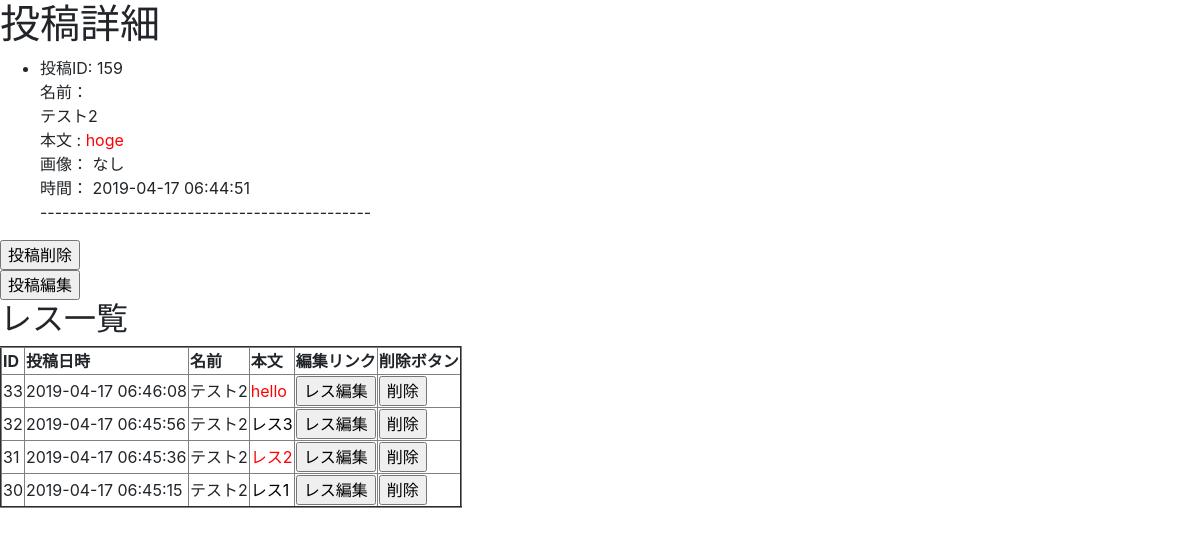
/admin/postdetail.php?id=159, run on the app's committed database.
### tables this page shows
CREATE TABLE `posts` (
  `id` int(11) NOT NULL AUTO_INCREMENT,
  `name` varchar(10) NOT NULL,
  `comment` varchar(100) NOT NULL,
  `color` varchar(6) NOT NULL,
  `password` varchar(60) DEFAULT NULL,
  `picture` varchar(100) DEFAULT NULL,
  `user_id` int(11) DEFAULT NULL,
  `created_at` timestamp NOT NULL DEFAULT CURRENT_TIMESTAMP,
  PRIMARY KEY (`id`)
);

CREATE TABLE `users` (
  `id` int(11) NOT NULL AUTO_INCREMENT,
  `name` varchar(25) NOT NULL,
  `login_id` varchar(255) NOT NULL,
  `password` varchar(255) NOT NULL,
  `picture` varchar(100) DEFAULT NULL,
  `comment` varchar(60) DEFAULT NULL,
  `created_at` timestamp NOT NULL DEFAULT CURRENT_TIMESTAMP,
  PRIMARY KEY (`id`),
  UNIQUE KEY `login_id` (`login_id`)
);

CREATE TABLE `replies` (
  `id` int(11) NOT NULL AUTO_INCREMENT,
  `name` varchar(25) NOT NULL,
  `comment` varchar(100) NOT NULL,
  `color` varchar(6) NOT NULL,
  `password` varchar(100) DEFAULT NULL,
  `picture` varchar(100) DEFAULT NULL,
  `user_id` int(11) DEFAULT NULL,
  `post_id` int(11) NOT NULL,
  `created_at` timestamp NOT NULL DEFAULT CURRENT_TIMESTAMP,
  PRIMARY KEY (`id`)
);

### admin/postdetail.php (called while the page is built, shortened)
<?php
require_once('../function/function.php');
require_once('../models/ReplyRepository.php');
$database = db_connect();
$user_repository = new UserRepository($database);
$post_repository = new PostRepository($database);
$reply_repository = new ReplyRepository($database);
$current_user_name = $user_repository->fetchById($post_repository->fetchById($_GET['id'])['user_id']);
$post = $post_repository->fetchById($_GET['id']);
$reply_posts = $reply_repository->fetchByPostId($post['id']);
$reply_posts = $reply_repository->fetchByPostId($post['id']);
$user_ids = [];
foreach ($reply_posts as $reply_post) {
    if (isset($reply_post['user_id'])) {
        $user_ids[] = $reply_post['user_id'];
    }
}
if (!empty($user_ids)) {
    $users = $user_repository->fetchByIds($user_ids);
    $user_names = array_column($users, 'name', 'id');
}
include('../admin/views/postdetail.php');

### models/BaseRepository.php (called while the page is built, shortened)
<?php
class BaseRepository
{
    protected $database;
    protected $table_name;
    public function __construct($database)
    {
        $this->database = $database;
    }
    public function fetchById($id)
    {
        $sql = "SELECT * FROM `{$this->table_name}` WHERE id = :id";
        $statement = $this->database->prepare($sql);
        $statement->bindParam(':id', $id);
        $statement->execute();
        return $statement->fetch(PDO::FETCH_ASSOC);
    }
    public function fetchByIds($ids)
    {
        $sanitized_ids = [];
        foreach ($ids as $id) {
            $sanitized_ids[] = (int)$id;
        }
        $sql = "SELECT * FROM `{$this->table_name}` WHERE id IN (".implode(',', $sanitized_ids).")";
        $statement = $this->database->prepare($sql);
        $statement->execute();
        return $statement->fetchAll(PDO::FETCH_ASSOC);
    }
}

### models/ReplyRepository.php (called while the page is built, shortened)
<?php
require_once('BaseRepository.php');
class ReplyRepository extends BaseRepository
{
    public function fetchByPostId($post_id)
    {
        $sql = 'SELECT * FROM replies WHERE post_id = :post_id ORDER BY created_at DESC';
        $statement = $this->database->prepare($sql);
        $statement->bindParam(':post_id', $post_id);
        $statement->execute();
        return $statement->fetchAll(PDO::FETCH_ASSOC);
    }
}

### function/function.php (called while the page is built, shortened)
<?php
function h($s)
{
    return htmlspecialchars($s, ENT_QUOTES, "UTF-8");
}

### admin/views/postdetail.php (the view, shortened to what this page needs)
<?php
    include('../admin/views/layouts/header.php');
?>
    <h1>投稿詳細</h1>
    <ul>
        <li>
            投稿ID:
            <?php echo $post['id'] ?><br />
            名前：
            <div id="post_name">
            <?php if (!empty($post['user_id'])) : ?>
                <?php echo h($current_user_name['name']); ?><br />
            <?php else : ?>
                <?php echo h($post['name']) ?><br />
            <?php endif ?>
            </div>
            本文 :
            <font id="post_color" color="<?php echo h($post['color']) ?>">
                <?php echo h($post['comment']) ?>
            </font><br />
            画像：
            <?php if (!empty($post['picture'])) : ?>
                <img src="../images/posts/<?php echo h($post['picture']) ?>" width="300" height="200"><br />
            <?php else : ?>
                なし<br />
            <?php endif ?>
            時間：
            <?php echo h($post['created_at']) ?><br />
            ---------------------------------------------<br />
        </li>
    </ul>
    <form action="deleted.php" method="post" id="deleteform">
        <input type="submit" value="投稿削除">
    </form>
    <input type="button" id="btn" value="投稿編集" class="show-modal" data-id="<?php echo $post['id'] ?>">
    <h2>レス一覧</h2>
    <table border="2">
        <tr>
            <th>ID</th>
            <th>投稿日時</th>
            <th>名前</th>
            <th>本文</th>
            <th>編集リンク</th>
            <th>削除ボタン</th>
        </tr>
        <?php foreach ($reply_posts as $reply_post) : ?>
        <tr>
            <td>
                <?php echo $reply_post['id'] ?>
            </td>
            <td>
                <?php echo h($reply_post['created_at']) ?>
            </td>
            <td id="reply_name_<?php echo h($reply_post['id']) ?>">
            <?php if (isset($reply_post['user_id'])) : ?>
                <?php echo h($user_names[$reply_post['user_id']]) ?>
            <?php else : ?>
                <?php echo h($reply_post['name']) ?>
            <?php endif ?>
            </td>
            <td>
                <font id="reply_font_<?php echo h($reply_post['id']) ?>" color="<?php echo $reply_post['color'] ?>">
                    <?php echo h($reply_post['comment']) ?>
                </font>
            </td>
            <td>
                <input type="button" id="edit_reply_btn" value="レス編集" class="show-reply-modal" data-reply="<?php echo $reply_post['id'] ?>">
            </td>
            <td>
                <form action="reply_delete.php" method="post" id="delete_reply_form">
                    <input type="submit" value="削除">
                </form>
            </td>
        </tr>
        <?php endforeach ?>
    </table>
<?php
    include('../admin/views/layouts/footer.php');
?>

### data on the page
posts: id "159", user.name "テスト2", comment "hoge", created_at "2019-04-17 06:44:51"
replies: id "33", created_at "2019-04-17 06:46:08", user "テスト2", comment "hello"
replies: id "32", created_at "2019-04-17 06:45:56", user "テスト2", comment "レス3"
replies: id "31", created_at "2019-04-17 06:45:36", user "テスト2", comment "レス2"
replies: id "30", created_at "2019-04-17 06:45:15", user "テスト2", comment "レス1"
